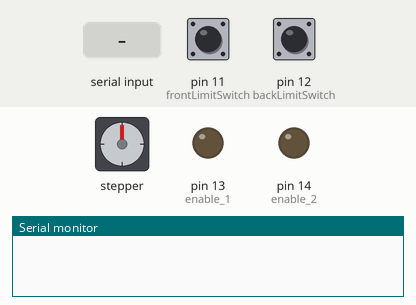
This sketch was run on a simulated Arduino Mega 2560, built with avr-gcc and run on an emulated ATmega2560. Parts: stepper motor, output pins drawn as LEDs (lit = HIGH), the last lines printed to the serial monitor. Inputs (shaded band) come from the test bench; at power-on: pin 11 (frontLimitSwitch) HIGH, pin 12 (backLimitSwitch) HIGH. Stepper angles assume 200 steps per turn.

Above: at 1.2 s.
1.3 s: byte 3 (3) received over Serial
At 2.8 s:
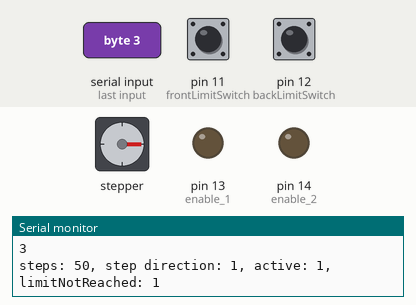
3.5 s: byte 1 (1) received over Serial
At 4.8 s:
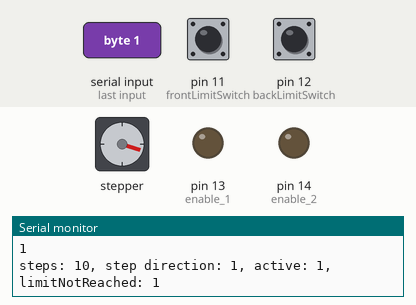
5.1 s: byte 2 (2) received over Serial
At 6.1 s:
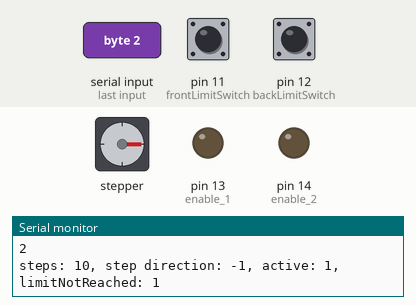
6.7 s: byte 4 (4) received over Serial
At 6.85 s:
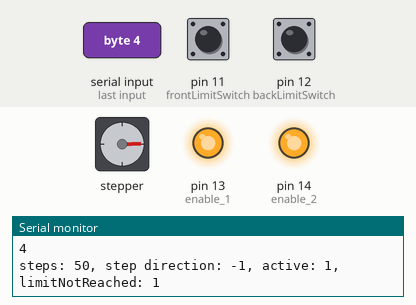
8.9 s: byte 2 (2) received over Serial
At 10.2 s:
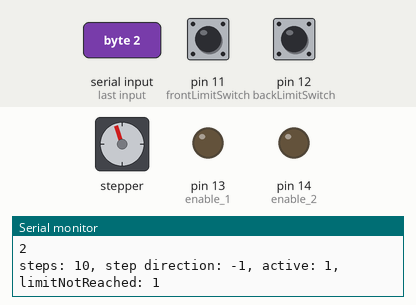
10.5 s: byte 3 (3) received over Serial
At 12.2 s:
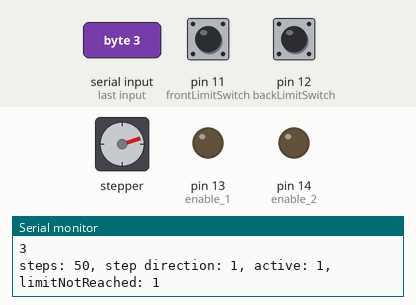
Timing chart, 0 to 13.7 s (numbered marks = the images above; inputs shaded):
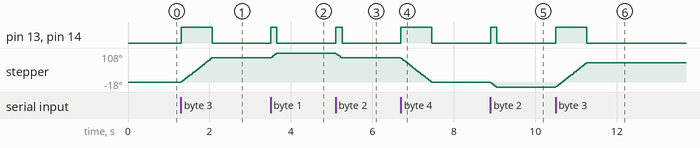

Measured:
- after the input at 1.3 s, pin 13 (enable_1), pin 14 (enable_2): LOW → HIGH at once, → LOW 0.76 s later; stepper: turns 90° clockwise in 0.75 s, starting at once
- after the input at 3.5 s, pin 13 (enable_1), pin 14 (enable_2): LOW → HIGH at once, → LOW 0.15 s later; stepper: turns 18° clockwise in 0.14 s, starting at once
- after the input at 5.1 s, pin 13 (enable_1), pin 14 (enable_2): LOW → HIGH at once, → LOW 0.15 s later; stepper: turns 18° counter-clockwise in 0.14 s, starting at once
- after the input at 6.7 s, pin 13 (enable_1), pin 14 (enable_2): LOW → HIGH at once, → LOW 0.76 s later; stepper: turns 90° counter-clockwise in 0.75 s, starting at once
- after the input at 8.9 s, pin 13 (enable_1), pin 14 (enable_2): LOW → HIGH at once, → LOW 0.15 s later; stepper: turns 18° counter-clockwise in 0.14 s, starting at once
- after the input at 10.5 s, pin 13 (enable_1), pin 14 (enable_2): LOW → HIGH at once, → LOW 0.76 s later; stepper: turns 90° clockwise in 0.75 s, starting at once

The sketch:

damper-modbus.ino
```cpp
// Include the Arduino Stepper Library
#include <Stepper.h>

// Number of steps per output rotation
const int stepsPerRevolution = 200;

// Create Instance of Stepper library
Stepper myStepper(stepsPerRevolution, 2, 3, 4, 5);
int backLimitSwitch = 12;
int frontLimitSwitch = 11;
int enable_1 = 13;
int enable_2= 14;


void setup()
{

  pinMode(backLimitSwitch,INPUT_PULLUP);
  pinMode(frontLimitSwitch,INPUT_PULLUP);
  pinMode(enable_1,OUTPUT);
  pinMode(enable_2,OUTPUT);


  myStepper.setSpeed(20);
  Serial.begin(9800);
}

void loop()
{


  int incomingByte = 0; // for incoming serial data
  int backLimitSwitchStatus = digitalRead(backLimitSwitch);
  int frontLimitSwitchStatus = digitalRead(frontLimitSwitch);
  bool limitNotReached = false;
  int steps = 0;
  int stepped = 0;
  int fine = 10;
  int coarse = 50;
  int stepDirection = 0; //-1 is back, 1 is forward
  int active = false;
  digitalWrite(enable_1, LOW);
  digitalWrite(enable_2, LOW);

//  char message[100];
//  sprintf(message, "p9: %d, p10: %d, p11: %d, p12: %d, p15: %d", digitalRead(9) , digitalRead(10), digitalRead(11), digitalRead(12), digitalRead(15));

  //Serial.println(message);

  if (Serial.available() > 0) {

    incomingByte = Serial.read();
    Serial.println(incomingByte);

    if(backLimitSwitchStatus == 0)
    {
      Serial.println("back limit switch");
    }

    if(frontLimitSwitchStatus == 0)
    {
      Serial.println("front limit switch");
    }

      if (incomingByte == 1)
      {
          steps = fine;
          stepDirection = 1;
          active = true;
          limitNotReached = backLimitSwitchStatus;
      }
      if (incomingByte == 2)
      {
          steps = fine;
          stepDirection = -1;
          active = true;
          limitNotReached = frontLimitSwitchStatus;
      }
      if (incomingByte == 3)
      {
          steps = coarse;
          stepDirection = 1;
          active = true;
          limitNotReached = backLimitSwitchStatus;
      }
      if (incomingByte == 4)
      {
          steps = coarse;
          stepDirection = -1;
          active = true;
          limitNotReached = frontLimitSwitchStatus;
      }

      char message[100];
      sprintf(message, "steps: %d, step direction: %d, active: %d, limitNotReached: %d", steps , stepDirection, active, limitNotReached);

      Serial.println(message);

      while(limitNotReached && stepped < steps && active)
      {
        if((digitalRead(backLimitSwitch) == 0 && stepDirection == 1) || (digitalRead(frontLimitSwitch) == 0 && stepDirection ==-1))
        {
          break;
          Serial.println("limit reached");
        }

        digitalWrite(enable_1, HIGH);
        digitalWrite(enable_2, HIGH);
        myStepper.step(1*stepDirection);
        stepped++;
      }

      active = false;
  }

}
```
